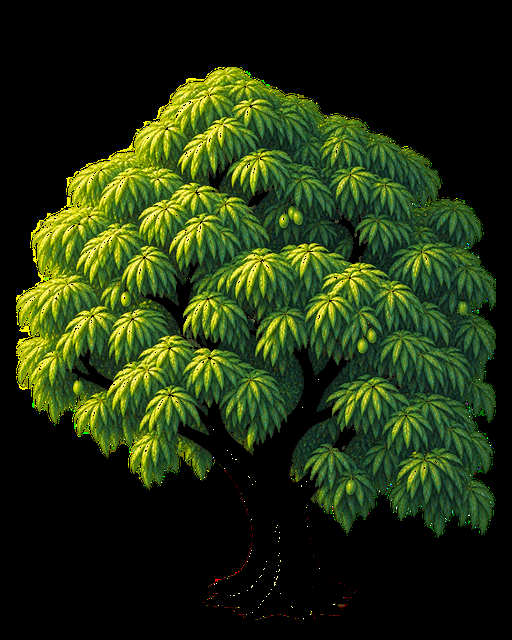
#> input picture tools/visitor_forge_2d/art/sources/mango_tree_v1/east_foliage.png, 512 x 640 px
$ python -i review.py   (imports and definitions only)
#> lines starting #> are read from the running program, lines starting #| are printed output that depends on the picture
"""Gameplay-sized, non-approval visual review of the SOUTH candidate."""

from __future__ import annotations

from PIL import Image, ImageChops, ImageOps

from visitor_forge_2d.core.exporter import alpha_safe_resize


# [32 lines left out: function frame_measurements, not called in this run]


def gameplay_review(frames: list[Image.Image], background: Image.Image | None = None) -> Image.Image:
    """Display real 128px sprites over a terrain sample, without enlarging them."""
    if not frames:
        raise ValueError("At least one frame is required")
    width, height = frames[0].size
    panel_size = (width + 48, height + 48)
    if background is not None:
        source = background.convert("RGBA")
        # Transparent terrain diamonds are reference textures, not a full
        # screenshot. Sample their opaque center to avoid green panel corners.
        if (source.getchannel("A").getextrema()[0] < 255 and
                source.width >= width * 2 and source.height >= height * 2):
            box = source.getchannel("A").getbbox()
            if box is not None:
                center_x = (box[0] + box[2]) // 2
                center_y = (box[1] + box[3]) // 2
                side = min(source.width // 4, source.height // 3, 256)
                source = source.crop((center_x - side // 2, center_y - side // 2,
                                      center_x + side // 2, center_y + side // 2))
        sample = ImageOps.fit(source, panel_size, method=Image.Resampling.LANCZOS)
        backdrop = Image.alpha_composite(Image.new("RGBA", panel_size, (76, 116, 48, 255)), sample)
    else:
        backdrop = Image.new("RGBA", panel_size, (76, 116, 48, 255))

    result = Image.new("RGBA", (panel_size[0] * len(frames), panel_size[1]), (0, 0, 0, 0))
    for index, frame in enumerate(frames):
        if frame.size != (width, height):
            raise ValueError("Every frame must use the same gameplay canvas")
        panel = backdrop.copy()
        panel.alpha_composite(frame.convert("RGBA"), ((panel_size[0] - width) // 2, 16))
        result.alpha_composite(panel, (index * panel_size[0], 0))
    return result


# [54 lines left out: function map_scale_review, not called in this run]

>>> import cv2
>>> picture = cv2.imread('../../../art/sources/mango_tree_v1/east_foliage.png', cv2.IMREAD_GRAYSCALE)
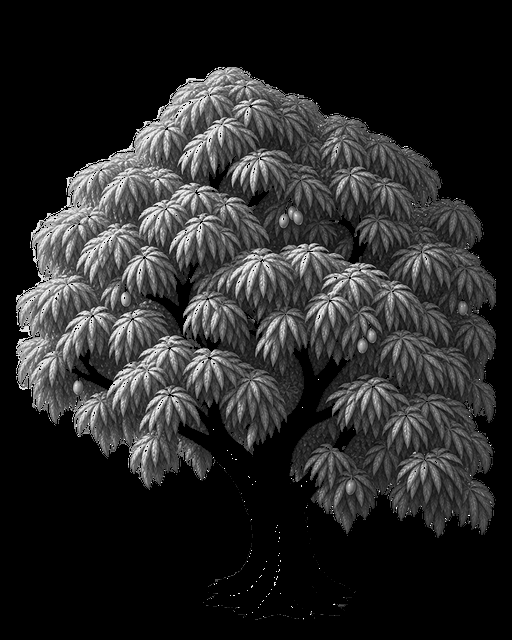
#> picture: shape (640, 512); min 0, max 255, mean 40.9
#> (the run stopped early here; a loop or call above may not have finished)

$ run again, on tools/visitor_forge_2d/art/sources/mango_tree_v1/east_wood.png
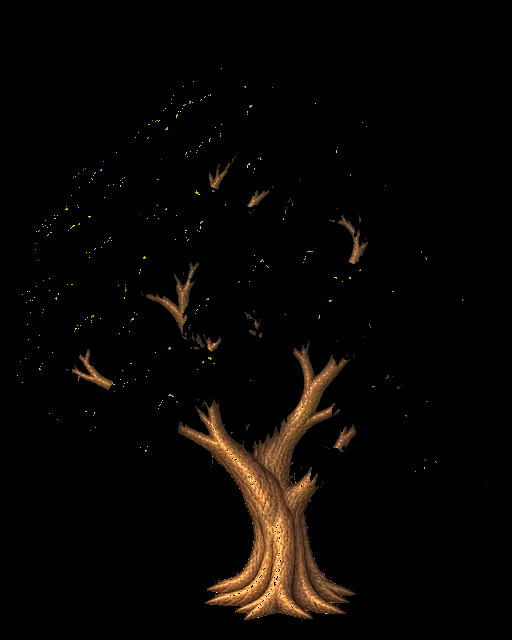
#> input picture tools/visitor_forge_2d/art/sources/mango_tree_v1/east_wood.png, 512 x 640 px
#> `picture = cv2.imread('../../../art/sources/mango_tree_v1/east_foliage...`:
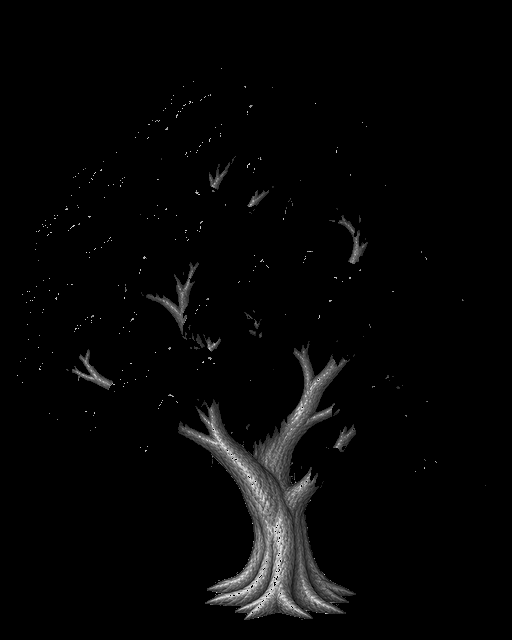
#> picture: shape (640, 512); min 0, max 234, mean 6.1

$ run again, on tools/visitor_forge_2d/art/sources/mango_tree_v1/north_foliage.png
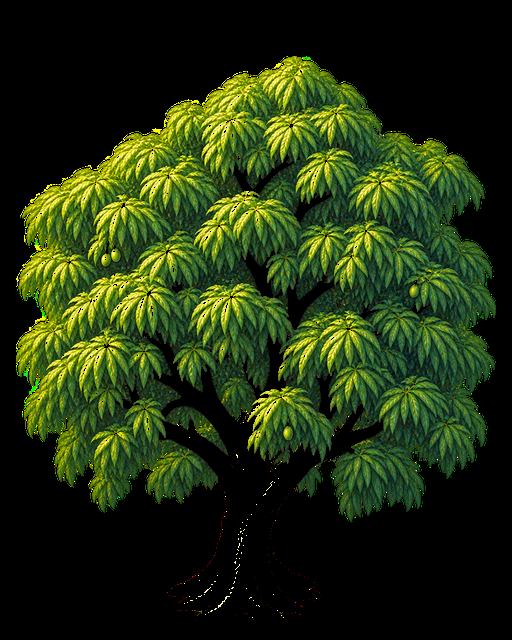
#> input picture tools/visitor_forge_2d/art/sources/mango_tree_v1/north_foliage.png, 512 x 640 px
#> `picture = cv2.imread('../../../art/sources/mango_tree_v1/east_foliage...`:
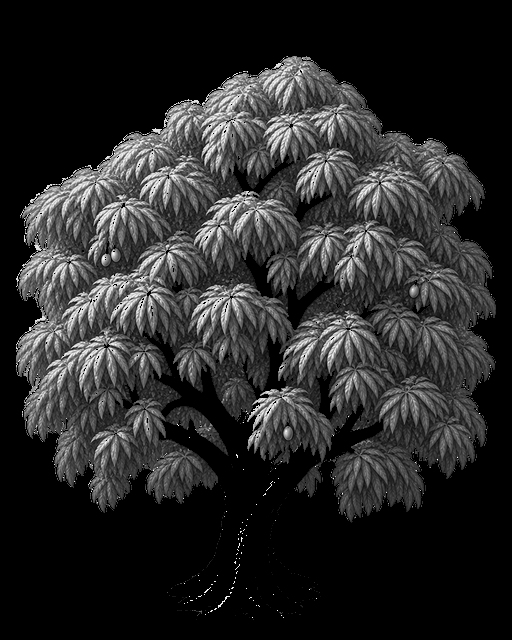
#> picture: shape (640, 512); min 0, max 255, mean 40.6

$ run again, on tools/visitor_forge_2d/art/sources/mango_tree_v1/north_wood.png
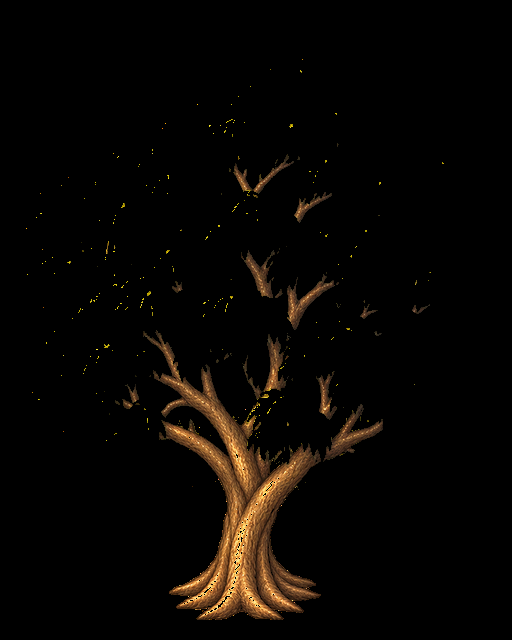
#> input picture tools/visitor_forge_2d/art/sources/mango_tree_v1/north_wood.png, 512 x 640 px
#> `picture = cv2.imread('../../../art/sources/mango_tree_v1/east_foliage...`:
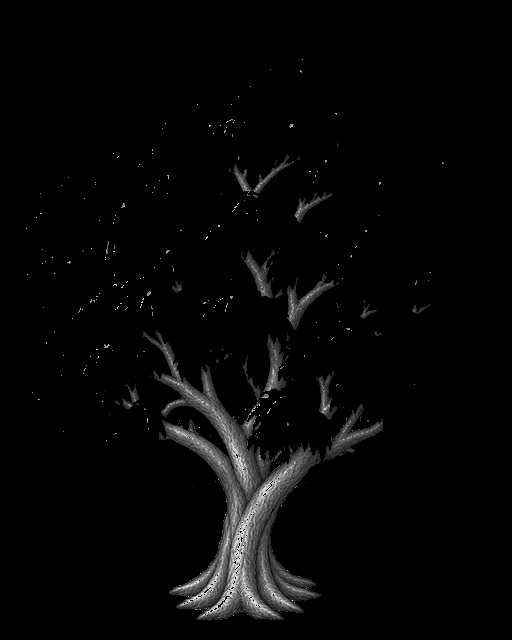
#> picture: shape (640, 512); min 0, max 235, mean 6.3
